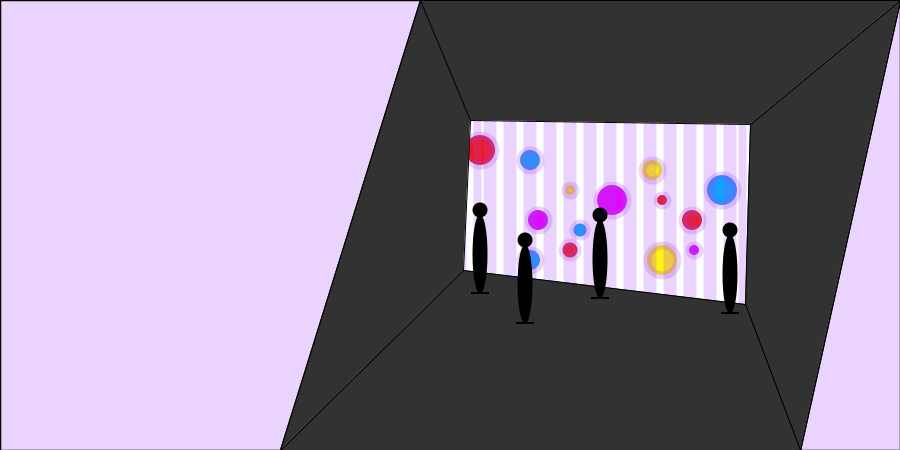
Frame 1 (no input)
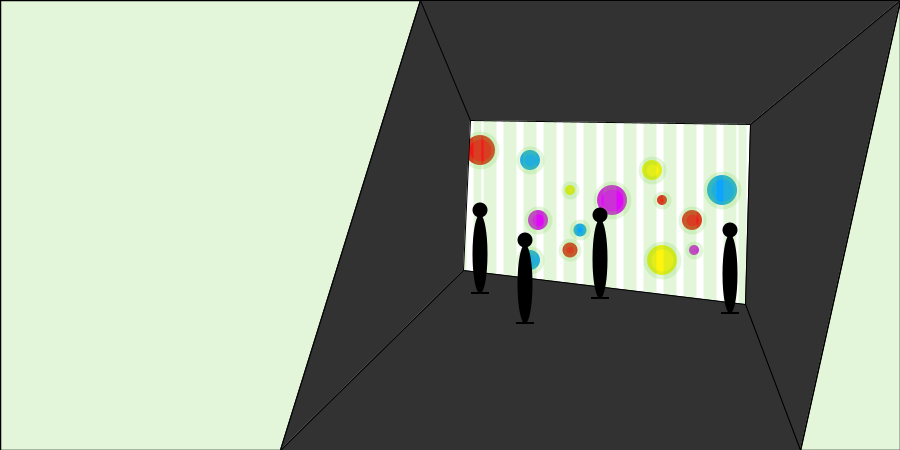
Frame 60 (the mouse pressed at the canvas centre just before this capture)
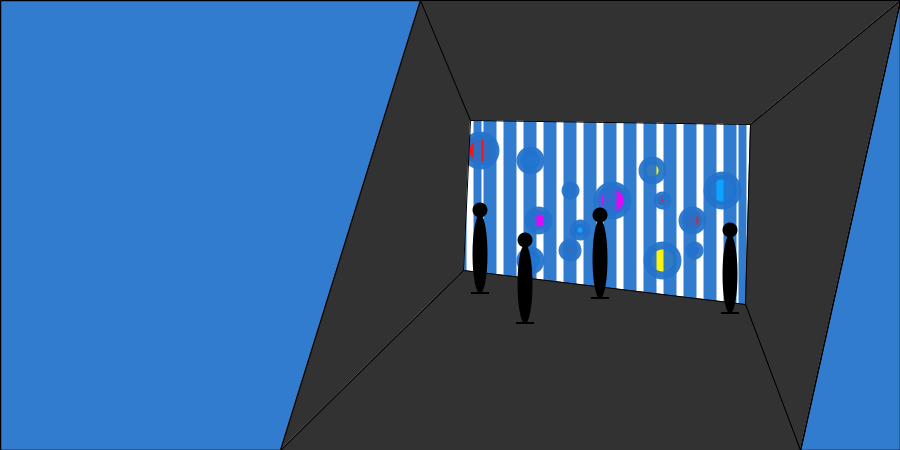
Frame 120 (the mouse held since frame 60 and released just before this capture)

The Processing sketch that drew these frames (run headless with seeded random() and noise(); from frame 60 on, the mouse is pressed at the canvas centre):

// Processing sketch: processing_38904
// ── processing_38904.pde

void setup(){
  size(900,450);
  
}
void draw(){
  background(255);
  smooth();

ellipseMode(CENTER);
rectMode(CENTER);

//Fantastic images
int a=480;
int b=150;
float R;
float G;
float B;
float A;

R=random(255);
G=random(255);
B=random(255);
A=random(255);

//if the mouse go to the white screen,balls are shining
if(mouseX<750){
stroke(R,G,B,A);
strokeWeight(8);
fill(240,24,24);
ellipse(a,b,30,30);
a=a+50;
b=b+10;
fill(13,164,255);
ellipse(a,b,20,20);
a=a+40;
b=b+30;
fill(255,244,13);
ellipse(a,b,10,10);
a=a-32;
b=b+30;
fill(225,8,250);
ellipse(a,b,20,20);
a=a+32;
b=b+30;
fill(240,24,24);
ellipse(a,b,15,15);
a=a-40;
b=b+10;
fill(13,164,255);
ellipse(a,b,20,20);
a=a+50;
b=b-30;
fill(13,164,255);
ellipse(a,b,13,13);
a=a+32;
b=b-30;
fill(225,8,250);
ellipse(a,b,30,30);
a=a+40;
b=b-30;
fill(255,244,13);
ellipse(a,b,20,20);
a=a+40;
b=b+50;
fill(240,24,24);
ellipse(a,b,20,20);
a=a+30;
b=b-30;
fill(13,164,255);
ellipse(a,b,30,30);
a=a-60;
b=b+70;
fill(255,244,13);
ellipse(a,b,30,30);
a=a+32;
b=b-10;
fill(225,8,250);
ellipse(a,b,10,10);
a=a-32;
b=b-50;
fill(240,24,24);
ellipse(a,b,10,10);



}
//otherwise stay normal 
else{
  fill(240,24,24);
ellipse(a,b,30,30);
a=a+50;
b=b+10;
fill(13,164,255);
ellipse(a,b,20,20);
a=a+40;
b=b+30;
fill(255,244,13);
ellipse(a,b,10,10);
a=a-32;
b=b+30;
fill(225,8,250);
ellipse(a,b,20,20);
a=a+32;
b=b+30;
fill(240,24,24);
ellipse(a,b,15,15);
a=a-40;
b=b+10;
fill(13,164,255);
ellipse(a,b,20,20);
a=a+50;
b=b-30;
fill(13,164,255);
ellipse(a,b,13,13);
a=a+32;
b=b-30;
fill(225,8,250);
ellipse(a,b,30,30);
a=a+40;
b=b-30;
fill(255,244,13);
ellipse(a,b,20,20);
a=a+40;
b=b+50;
fill(240,24,24);
ellipse(a,b,20,20);
a=a+30;
b=b-30;
fill(13,164,255);
ellipse(a,b,30,30);
a=a-60;
b=b+70;
fill(255,244,13);
ellipse(a,b,30,30);
a=a+32;
b=b-10;
fill(225,8,250);
ellipse(a,b,10,10);
a=a-32;
b=b-50;
fill(240,24,24);
ellipse(a,b,10,10);
}
  
//if the mouse go to the white screen, disappear jail
if(mouseX<750){
  //jail
int X=470;
int Y=120;
int SpacingX=20;

noFill();
rect(X,Y,15,400);
X=X+SpacingX;
noFill();
rect(X,Y,5,400);
X=X+SpacingX;
noFill();
rect(X,Y,5,400);
X=X+SpacingX;
noFill();
rect(X,Y,5,400);
X=X+SpacingX;
noFill();
rect(X,Y,5,400);
X=X+SpacingX;
noFill();
rect(X,Y,5,400);
X=X+SpacingX;
noFill();
rect(X,Y,5,400);
X=X+SpacingX;
noFill();
rect(X,Y,5,400);
X=X+SpacingX;
noFill();
rect(X,Y,5,400);
X=X+SpacingX;
noFill();
rect(X,Y,5,400);
X=X+SpacingX;
noFill();
rect(X,Y,5,400);
X=X+SpacingX;
noFill();
rect(X,Y,5,400);
X=X+SpacingX;
noFill();
rect(X,Y,5,400);
X=X+SpacingX;
noFill();
rect(X,Y,5,400);
X=X+SpacingX;
noFill();
rect(X,Y,15,400);
}
//otherwise normal
else{
//jail
int X=470;
int Y=120;
int SpacingX=20;

stroke(0);
strokeWeight(1);
fill(25);
rect(X,Y,15,400);
X=X+SpacingX;
fill(25);
rect(X,Y,5,400);
X=X+SpacingX;
fill(25);
rect(X,Y,5,400);
X=X+SpacingX;
fill(25);
rect(X,Y,5,400);
X=X+SpacingX;
fill(25);
rect(X,Y,5,400);
X=X+SpacingX;
fill(25);
rect(X,Y,5,400);
X=X+SpacingX;
fill(25);
rect(X,Y,5,400);
X=X+SpacingX;
fill(25);
rect(X,Y,5,400);
X=X+SpacingX;
fill(25);
rect(X,Y,5,400);
X=X+SpacingX;
fill(25);
rect(X,Y,5,400);
X=X+SpacingX;
fill(25);
rect(X,Y,5,400);
X=X+SpacingX;
fill(25);
rect(X,Y,5,400);
X=X+SpacingX;
fill(25);
rect(X,Y,5,400);
X=X+SpacingX;
fill(25);
rect(X,Y,5,400);
X=X+SpacingX;
fill(25);
rect(X,Y,15,400);
}

//If the jail disappear,space are shining
if(mouseX<750){
stroke(0);
strokeWeight(1.5);
fill(R,G,B,A);
quad(0,0,420,0,280,450,0,450);
triangle(800,450,900,450,900,0);

strokeWeight(1);
fill(50);
quad(420,0,470,120,463,270,280,450);
quad(420,0,900,0,750,124,470,120);
quad(750,124,900,0,800,450,745,304);
quad(463,270,745,304,800,450,280,450);

noStroke();
noFill();
quad(470,120,750,124,745,304,463,270);
}
//otherwise normal
else{

//seperate space
stroke(0);
strokeWeight(1.5);
fill(25);
quad(0,0,420,0,280,450,0,450);
triangle(800,450,900,450,900,0);

strokeWeight(1);
fill(50);
quad(420,0,470,120,463,270,280,450);
quad(420,0,900,0,750,124,470,120);
quad(750,124,900,0,800,450,745,304);
quad(463,270,745,304,800,450,280,450);

noStroke();
noFill();
quad(470,120,750,124,745,304,463,270);
}
//gradient(?)_the effect of lighting(?)

fill(0);
//people 
int x=480;
int y=210;
int z=15;
int o=79;
int spacingX=65;
int spacingY=-30;

ellipse(x,y,z,z);
ellipse(x,y+44,z,o);
rect(x,y+83,z+3,2);

x=x+spacingX-20;
y=y-spacingY;
ellipse(x,y,z,z);
ellipse(x,y+44,z,o);
rect(x,y+83,z+3,2);

x=x+spacingX+10;
y=y+spacingY+5;
ellipse(x,y,z,z);
ellipse(x,y+44,z,o);
rect(x,y+83,z+3,2);

x=x+spacingX+65;
y=y+spacingY+45;
ellipse(x,y,z,z);
ellipse(x,y+44,z,o);
rect(x,y+83,z+3,2);
}               
